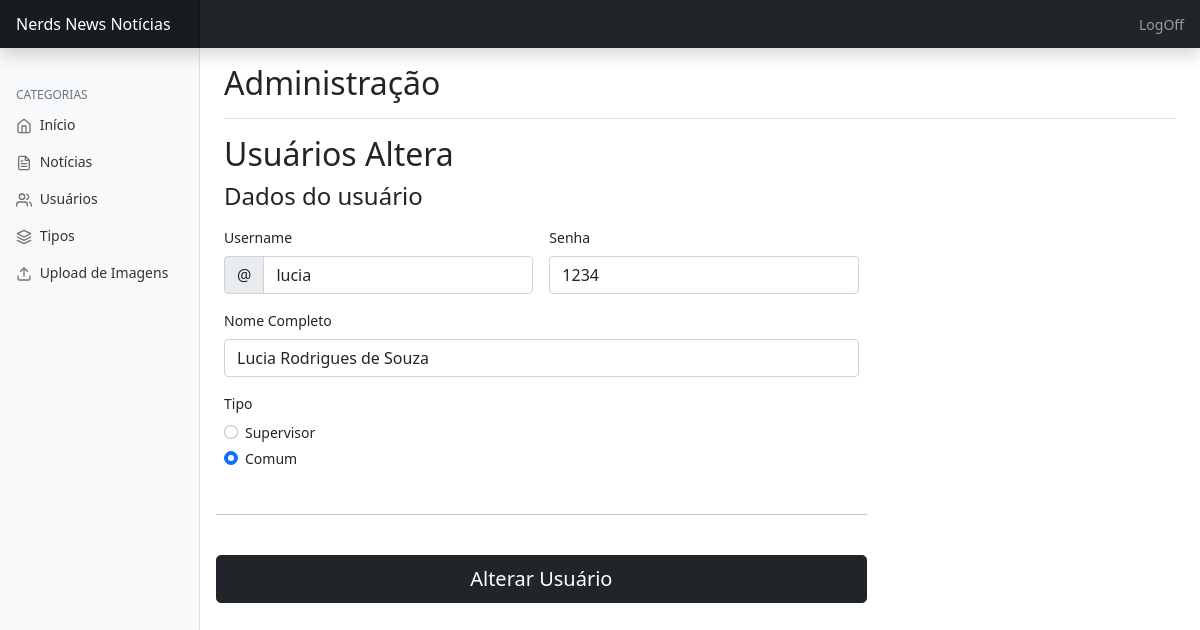
Page /admin/usuario_altera.php?id_usuario=2 (signed in) on the committed database.
### tables this page shows
CREATE TABLE `usuarios_tb` (
  `id_usuario` int(11) NOT NULL,
  `usuario` varchar(24) NOT NULL,
  `senha` varchar(8) NOT NULL,
  `senha_md5` varchar(32) NOT NULL,
  `nome` tinytext NOT NULL,
  `tipo` enum('sup','com') NOT NULL
);

### admin/usuario_altera.php (the view, shortened to what this page needs)
<?php
require_once('../conexao/conecta.php');
if (isset($_GET['id_usuario'])&& $_GET['id_usuario'] !== '') {
  $id = $_GET['id_usuario'];
  $sqlusuario = "SELECT * FROM usuarios_tb WHERE id_usuario=$id";
  $resultadousuario = mysqli_query($con,$sqlusuario);
  $linhausuario = mysqli_fetch_assoc($resultadousuario);
}
?>
<!doctype html>
<html lang="pt-br">
  <head>
<link href="../css/bootstrap.min.css" rel="stylesheet">
    <link href="../css/dashboard.css" rel="stylesheet">
    <link href="../css/form-validation.css" rel="stylesheet">
  </head>
  <body>
  <?php
    include('topo.php');
  ?>
<div class="container-fluid">
  <div class="row">
  <?php
    include('navegacao.php');
  ?>
    <main class="col-md-9 ms-sm-auto col-lg-10 px-md-4">
      <div class="d-flex justify-content-between flex-wrap flex-md-nowrap align-items-center pt-3 pb-2 mb-3 border-bottom">
        <h1 class="h2">Administração</h1>
      </div>
    <h2>Usuários Altera</h2>
    <div class="col-md-12 col-lg-8">
        <h4 class="mb-3">Dados do usuário</h4>
        <form class="needs-validation" method="POST" action="" novalidate>
          <div class="row g-3">
            <div class="col-sm-6">
              <label for="username" class="form-label">Username</label>
              <div class="input-group has-validation">
                <span class="input-group-text">@</span>
                <input type="text" class="form-control" id="usuario" name="usuario" placeholder="Usuario" maxlength="24" required value="<?php echo $linhausuario['usuario']?>">
              </div>
            </div>
            <div class="col-sm-6">
              <label for="senha" class="form-label">Senha</label>
              <input type="text" class="form-control" id="senha" name="senha" maxlength="8" required value="<?php echo $linhausuario['senha']?>">
            </div>
            <div class="col-sm-12">
              <label for="nome" class="form-label">Nome Completo</label>
              <input type="text" class="form-control" id="nome" name="nome" required value="<?php echo $linhausuario['nome']?>">
            </div>
          <div class="my-3">
           <label for="destaque" class="form-label">Tipo</label>
            <div class="form-check">
              <input id="tsup" name="tipo" value="sup" type="radio" class="form-check-input" required <?php if($linhausuario['tipo'] === 'sup') echo "checked"?>>
              <label class="form-check-label" for="tsup">Supervisor</label>
            </div>
            <div class="form-check">
              <input id="tcom" name="tipo" value="com" type="radio" class="form-check-input" required <?php if($linhausuario['tipo'] === 'com') echo "checked"?> >
              <label class="form-check-label" for="tcom">Comum</label>
            </div>
          </div>
          <hr class="my-4">
          <button class="w-100 btn btn-dark btn-lg mb-5" type="submit">Alterar Usuário</button>
        </form>
      </div>
    </main>
  </div>
</div>
  </body>
</html>

### css/dashboard.css (style rules this page uses)
body { font-size: .875rem; }

### rows in the picture
usuarios_tb: usuario "lucia", senha "1234", nome "Lucia Rodrigues de Souza", tipo "☐ Supervisor", tipo "☑ Comum"
